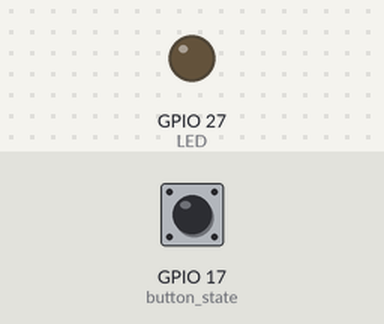
Recording of a program running on a simulated Raspberry Pi (BCM pin numbers). On the bench: output pins drawn as LEDs (lit = HIGH). Inputs (shaded band) come from the test bench; at power-on: GPIO 17 (button_state) HIGH. What the program prints to the terminal is not drawn.

Above: at 1.2 s.
1.3 s: GPIO 17 (button_state) pulled LOW for 0.15 s
At 2.9 s:
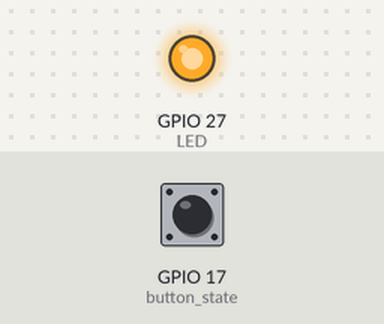
Timing chart, 0 to 4.4 s (numbered marks = the images above; inputs shaded):
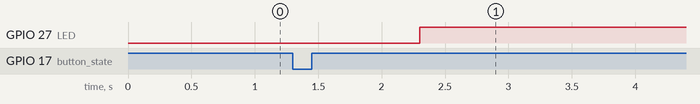

The program:

exercice6.py
```python
#! /usr/bin/env python
import RPi.GPIO as GPIO
import time

FRESH=1
BUTTON=17
LED=27
IS_PUSHED=False
IS_LIGHT_ON=False

GPIO.setmode(GPIO.BCM)
GPIO.setup(17, GPIO.IN, pull_up_down=GPIO.PUD_UP)
GPIO.setup(LED, GPIO.OUT)
GPIO.output(LED, GPIO.LOW)

try:
    while True:
        button_state=GPIO.input(17)
        if button_state == True:
            print("Button not pressed")
            #IS_PUSHED = False
            #time.sleep(FRESH)
        else:
            print("Button pressed")
            time.sleep(FRESH)
            #If the light is off, we turn it on
            if IS_LIGHT_ON == True :
                GPIO.output(LED, GPIO.LOW)
                IS_LIGHT_ON == False
                time.sleep(FRESH)
            #If the light is on, we turn it off
            else:
                GPIO.output(LED, GPIO.HIGH)
                IS_LIGHT_ON == True
                time.sleep(FRESH)
            time.sleep(FRESH)

except KeyboardInterrupt:
    GPIO.cleanup()
```

Measured:
- after the input at 1.3 s, GPIO 27 (LED): LOW → HIGH after 1.0 s
